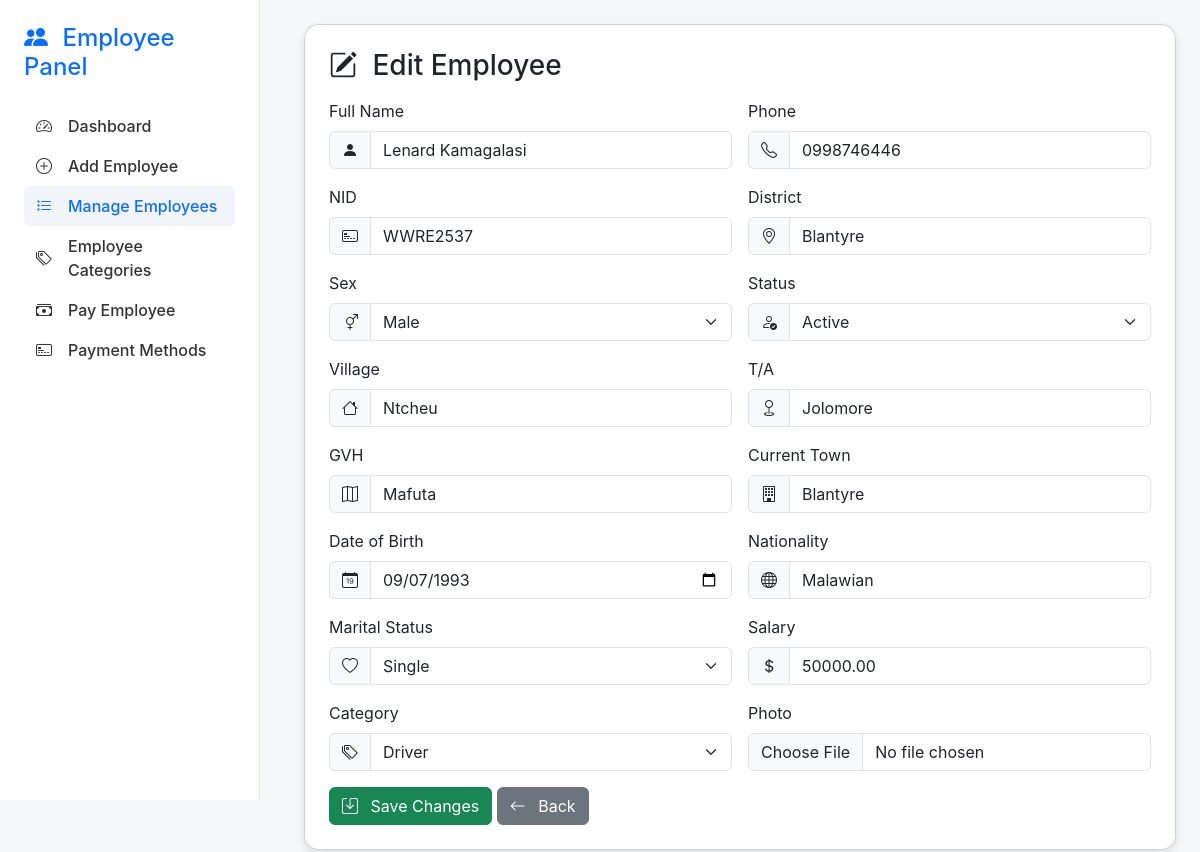
Screenshot of /goal_project_app/employees/edit_employee.php?id=7 (signed in) with the database file from the repository.
### tables this page shows
CREATE TABLE `employees` (
  `id` int(11) NOT NULL,
  `employee_id` varchar(50) NOT NULL,
  `full_name` varchar(150) NOT NULL,
  `village` varchar(100) DEFAULT NULL,
  `ta` varchar(100) DEFAULT NULL,
  `gvh` varchar(100) DEFAULT NULL,
  `district` varchar(100) DEFAULT NULL,
  `tribe` varchar(100) DEFAULT NULL,
  `current_town` varchar(100) DEFAULT NULL,
  `dob` date DEFAULT NULL,
  `nid` varchar(50) DEFAULT NULL,
  `phone` varchar(20) DEFAULT NULL,
  `nationality` varchar(50) DEFAULT NULL,
  `photo` varchar(255) DEFAULT NULL,
  `marital_status` enum('Single','Married','Divorced','Widowed') DEFAULT 'Single',
  `sex` enum('Male','Female','Other') NOT NULL,
  `salary` decimal(12,2) DEFAULT 0.00,
  `category_id` int(11) DEFAULT NULL,
  `status` enum('Active','Inactive') DEFAULT 'Active',
  `created_at` timestamp NOT NULL DEFAULT current_timestamp(),
  `updated_at` timestamp NOT NULL DEFAULT current_timestamp() ON UPDATE current_timestamp()
);

CREATE TABLE `employee_categories` (
  `id` int(11) NOT NULL,
  `name` varchar(100) NOT NULL,
  `description` text DEFAULT NULL,
  `created_at` timestamp NOT NULL DEFAULT current_timestamp(),
  `updated_at` datetime DEFAULT NULL
);

### goal_project_app/employees/edit_employee.php (the view, shortened to what this page needs)
<?php
require_once "../config/db.php";
$id = $_GET['id'] ?? 0;
$stmt = $pdo->prepare("SELECT * FROM employees WHERE id=? LIMIT 1");
$stmt->execute([$id]);
$employee = $stmt->fetch(PDO::FETCH_ASSOC);
?>
<!DOCTYPE html>
<html lang="en">
<head>
  <link href="https://cdn.jsdelivr.net/npm/bootstrap@5.3.0/dist/css/bootstrap.min.css" rel="stylesheet">
  <link href="https://cdn.jsdelivr.net/npm/bootstrap-icons/font/bootstrap-icons.css" rel="stylesheet">
</head>
<body>
<div class="d-flex">
  <div class="sidebar d-flex flex-column">
    <h4><i class="bi bi-people-fill me-2"></i> Employee Panel</h4>
    <nav class="nav flex-column">
      <a class="nav-link" href="../dashboard.php"><i class="bi bi-speedometer2 me-2"></i> Dashboard</a>
      <a class="nav-link" href="add_employee.php"><i class="bi bi-plus-circle me-2"></i> Add Employee</a>
      <a class="nav-link active" href="manage_employee.php"><i class="bi bi-list-task me-2"></i> Manage Employees</a>
      <a class="nav-link" href="employee_categories.php"><i class="bi bi-tags me-2"></i> Employee Categories</a>
      <a class="nav-link" href="add_payments.php"><i class="bi bi-cash-stack me-2"></i> Pay Employee</a>
      <a class="nav-link" href="payment_methods.php"><i class="bi bi-credit-card-2-front me-2"></i> Payment Methods</a>
    </nav>
  </div>
<div class="content">
  <div class="card p-4">
    <h3 class="mb-3"><i class="bi bi-pencil-square me-2"></i> Edit Employee</h3>
    <form method="POST" enctype="multipart/form-data">
      <div class="row g-3">
        <div class="col-md-6">
          <label class="form-label">Full Name</label>
          <div class="input-group">
            <span class="input-group-text"><i class="bi bi-person-fill"></i></span>
            <input type="text" name="full_name" value="<?= htmlspecialchars($employee['full_name']) ?>" class="form-control" required>
          </div>
        </div>
        <div class="col-md-6">
          <label class="form-label">Phone</label>
          <div class="input-group">
            <span class="input-group-text"><i class="bi bi-telephone"></i></span>
            <input type="text" name="phone" value="<?= htmlspecialchars($employee['phone']) ?>" class="form-control" required>
          </div>
        </div>
        <div class="col-md-6">
          <label class="form-label">NID</label>
          <div class="input-group">
            <span class="input-group-text"><i class="bi bi-credit-card-2-front"></i></span>
            <input type="text" name="nid" value="<?= htmlspecialchars($employee['nid']) ?>" class="form-control">
          </div>
        </div>
        <div class="col-md-6">
          <label class="form-label">District</label>
          <div class="input-group">
            <span class="input-group-text"><i class="bi bi-geo-alt"></i></span>
            <input type="text" name="district" value="<?= htmlspecialchars($employee['district']) ?>" class="form-control">
          </div>
        </div>
        <div class="col-md-6">
          <label class="form-label">Sex</label>
          <div class="input-group">
            <span class="input-group-text"><i class="bi bi-gender-ambiguous"></i></span>
            <select name="sex" class="form-select">
              <option <?= strtolower($employee['sex'])=='male'?'selected':'' ?> value="male">Male</option>
            </select>
          </div>
        </div>
        <div class="col-md-6">
          <label class="form-label">Status</label>
          <div class="input-group">
            <span class="input-group-text"><i class="bi bi-person-check"></i></span>
            <select name="status" class="form-select">
              <option <?= strtolower(trim($employee['status']))=='active'?'selected':'' ?> value="active">Active</option>
            </select>
          </div>
        </div>
        <div class="col-md-6">
          <label class="form-label">Village</label>
          <div class="input-group">
            <span class="input-group-text"><i class="bi bi-house"></i></span>
            <input type="text" name="village" value="<?= htmlspecialchars($employee['village']) ?>" class="form-control">
          </div>
        </div>
        <div class="col-md-6">
          <label class="form-label">T/A</label>
          <div class="input-group">
            <span class="input-group-text"><i class="bi bi-geo"></i></span>
            <input type="text" name="ta" value="<?= htmlspecialchars($employee['ta']) ?>" class="form-control">
          </div>
        </div>
        <div class="col-md-6">
          <label class="form-label">GVH</label>
          <div class="input-group">
            <span class="input-group-text"><i class="bi bi-map"></i></span>
            <input type="text" name="gvh" value="<?= htmlspecialchars($employee['gvh']) ?>" class="form-control">
          </div>
        </div>
        <div class="col-md-6">
          <label class="form-label">Current Town</label>
          <div class="input-group">
            <span class="input-group-text"><i class="bi bi-building"></i></span>
            <input type="text" name="current_town" value="<?= htmlspecialchars($employee['current_town']) ?>" class="form-control">
          </div>
        </div>
        <div class="col-md-6">
          <label class="form-label">Date of Birth</label>
          <div class="input-group">
            <span class="input-group-text"><i class="bi bi-calendar-date"></i></span>
            <input type="date" name="dob" value="<?= htmlspecialchars($employee['dob']) ?>" class="form-control">
          </div>
        </div>
        <div class="col-md-6">
          <label class="form-label">Nationality</label>
          <div class="input-group">
            <span class="input-group-text"><i class="bi bi-globe"></i></span>
            <input type="text" name="nationality" value="<?= htmlspecialchars($employee['nationality']) ?>" class="form-control">
          </div>
        </div>
        <div class="col-md-6">
          <label class="form-label">Marital Status</label>
          <div class="input-group">
            <span class="input-group-text"><i class="bi bi-heart"></i></span>
            <select name="marital_status" class="form-select">
              <option <?= $employee['marital_status']=='single'?'selected':'' ?> value="single">Single</option>
            </select>
          </div>
        </div>
        <div class="col-md-6">
          <label class="form-label">Salary</label>
          <div class="input-group">
            <span class="input-group-text"><i class="bi bi-currency-dollar"></i></span>
            <input type="number" step="0.01" name="salary" value="<?= htmlspecialchars($employee['salary']) ?>" class="form-control" required>
          </div>
        </div>
        <div class="col-md-6">
          <label class="form-label">Category</label>
          <div class="input-group">
            <span class="input-group-text"><i class="bi bi-tags"></i></span>
            <select name="category_id" class="form-select">
              <?php
              $cats = $pdo->query("SELECT id,name FROM employee_categories ORDER BY name")->fetchAll(PDO::FETCH_ASSOC);
              foreach ($cats as $cat): ?>
                <option value="<?= $cat['id'] ?>" <?= $employee['category_id']==$cat['id']?'selected':'' ?>>
                  <?= htmlspecialchars($cat['name']) ?>
                </option>
              <?php endforeach; ?>
            </select>
          </div>
        </div>
        <div class="col-md-6">
          <label class="form-label">Photo</label><br>
          <input type="file" name="photo" class="form-control">
        </div>
      </div>
      <div class="mt-3">
        <button type="submit" class="btn btn-success"><i class="bi bi-save me-2"></i> Save Changes</button>
        <a href="manage_employee.php" class="btn btn-secondary"><i class="bi bi-arrow-left me-2"></i> Back</a>
      </div>
    </form>
  </div>
</div>
</div>
</body>
</html>

### goal_project_app/employees/edit_employee.php (style rules this page uses)
body { font-family: 'Inter', sans-serif; background:#f6f7fb; }
.sidebar { width:260px; min-height:100vh; background:#fff; border-right:1px solid #e5e7eb; padding:1.5rem; position:fixed; top:0; left:0; }
.sidebar h4 { color:#0d6efd; margin-bottom:1.5rem; }
.sidebar .nav-link { color:#333; border-radius:6px; padding:.5rem .75rem; font-weight:500; display:flex; align-items:center; gap:8px; }
.sidebar .nav-link.active, .sidebar .nav-link:hover { color:#0d6efd; background:#f1f5f9; }
.content { margin-left:280px; padding:24px; }
.card { border-radius: 15px; box-shadow: 0 4px 10px rgba(0,0,0,0.1); }

### rows the page displays
employees: full_name "Lenard Kamagalasi", phone "0998746446", nid "WWRE2537", district "Blantyre", sex "Male", status "Active", village "Ntcheu", ta "Jolomore", gvh "Mafuta", current_town "Blantyre", dob "09/07/1993", nationality "Malawian", salary "50000.00", category_id "Driver"
